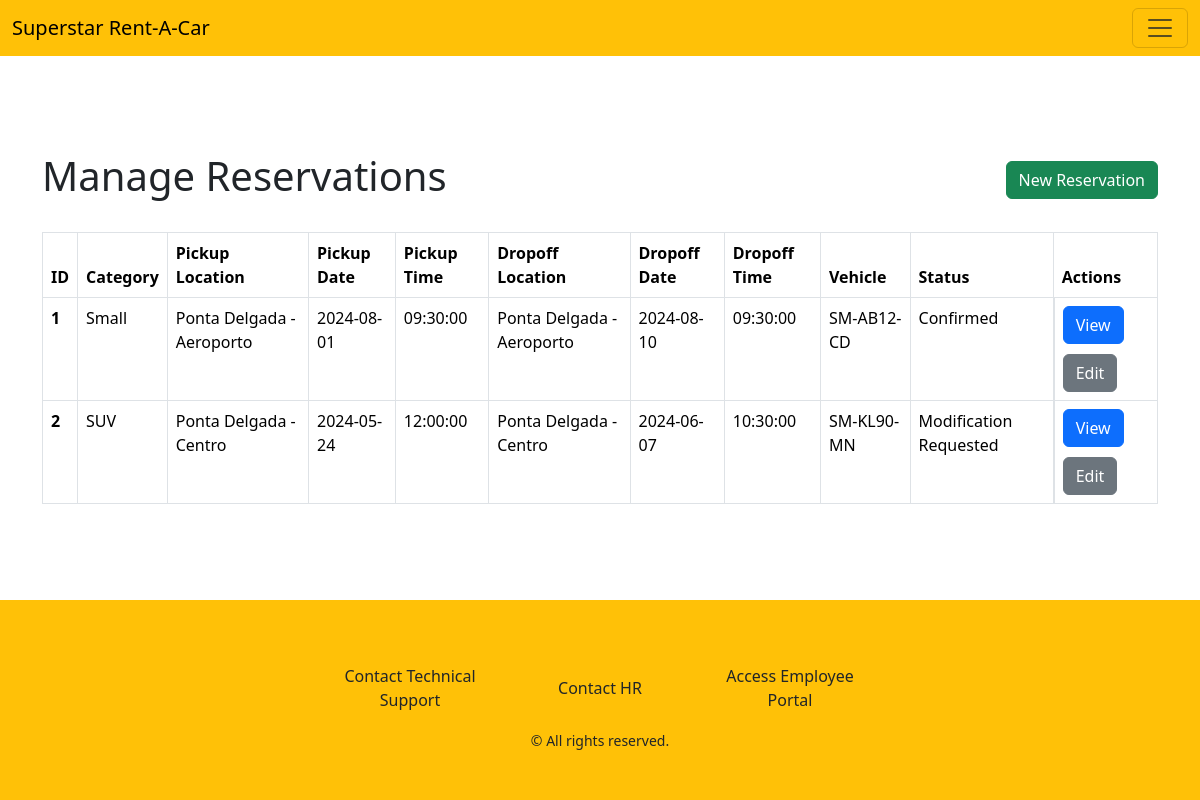
Screenshot of /project/src/html/admin/reservations.php (signed in) with the database file from the repository.
### tables this page shows
CREATE TABLE IF NOT EXISTS revision (
    id INT UNSIGNED NOT NULL AUTO_INCREMENT,
    category_id INT UNSIGNED NOT NULL,
    customer_id INT UNSIGNED NOT NULL,
    status_id INT UNSIGNED NOT NULL,
    pickupLocation_id INT UNSIGNED NOT NULL,
    dropoffLocation_id INT UNSIGNED NOT NULL,
    pickupDate DATE NOT NULL,
    dropoffDate DATE NOT NULL,
    pickupTime TIME NOT NULL,
    dropoffTime TIME NOT NULL,
    totalPrice DECIMAL(6,2) NOT NULL,
     
    vehicle_id INT UNSIGNED NOT NULL,
    submittedByUser_id INT UNSIGNED,
    submittedTimestamp TIMESTAMP NOT NULL DEFAULT CURRENT_TIMESTAMP,

     
    effectivePickupDate DATE,
    effectivePickupTime TIME,
    effectivePickupLocation_id INT UNSIGNED,
    givenByUser_id INT UNSIGNED,

     
    effectiveDropoffDate DATE,
    effectiveDropoffTime TIME,
    effectiveDropoffLocation_id INT UNSIGNED,
    collectedByUser_id INT UNSIGNED,
    
    billingAddress_id INT UNSIGNED NOT NULL,
    creditCard_id INT UNSIGNED NOT NULL,
    reservation_id INT UNSIGNED NOT NULL,
    PRIMARY KEY (id),
    CONSTRAINT fk_revision_category
        FOREIGN KEY (category_id)
        REFERENCES category(id),
    CONSTRAINT fk_revision_customer
        FOREIGN KEY (customer_id)
        REFERENCES customer(id),
    CONSTRAINT fk_revision_status
        FOREIGN KEY (status_id)
        REFERENCES status(id),
    CONSTRAINT fk_revision_pickupLocation
        FOREIGN KEY (pickupLocation_id)
        REFERENCES location(id),
    CONSTRAINT fk_revision_dropoffLocation
        FOREIGN KEY (dropoffLocation_id)
        REFERENCES location(id),
    CONSTRAINT fk_revision_vehicle
        FOREIGN KEY (vehicle_id)
        REFERENCES vehicle(id),
    CONSTRAINT fk_revision_user
        FOREIGN KEY (submittedByUser_id)
        REFERENCES user(id),
    CONSTRAINT fk_revision_effectivePickupLocation
        FOREIGN KEY (effectivePickupLocation_id)
        REFERENCES location(id),
    CONSTRAINT fk_revision_effectiveDropoffLocation
        FOREIGN KEY (effectiveDropoffLocation_id)
        REFERENCES location(id),
    CONSTRAINT fk_revision_collectedByUser
        FOREIGN KEY (collectedByUser_id)
        REFERENCES user(id),
    CONSTRAINT fk_revision_givenByUser
        FOREIGN KEY (givenByUser_id)
        REFERENCES user(id),
    CONSTRAINT fk_revision_billingAddress
        FOREIGN KEY (billingAddress_id)
        REFERENCES address(id),
    CONSTRAINT fk_revision_creditCard
        FOREIGN KEY (creditCard_id)
        REFERENCES creditCard(id),
    CONSTRAINT fk_revision_reservation
        FOREIGN KEY (reservation_id)
        REFERENCES reservation(id)
);

CREATE TABLE IF NOT EXISTS reservation (
    id INT UNSIGNED NOT NULL AUTO_INCREMENT,
    ownerUser_id INT UNSIGNED,
    PRIMARY KEY (id),
    CONSTRAINT fk_reservation_user
        FOREIGN KEY (ownerUser_id)
        REFERENCES user(id)
);

CREATE TABLE IF NOT EXISTS category (
    id INT UNSIGNED NOT NULL AUTO_INCREMENT PRIMARY KEY,
    name VARCHAR(45) NOT NULL,
    description VARCHAR(90) NOT NULL,
    dailyRate DECIMAL(5,2) NOT NULL,
    isArchived BOOLEAN NOT NULL DEFAULT FALSE
);

CREATE TABLE location (
    id INT UNSIGNED NOT NULL AUTO_INCREMENT,
    name VARCHAR(90) NOT NULL,
    address_id INT UNSIGNED NOT NULL,
    island_id INT UNSIGNED NOT NULL,
    isArchived BOOLEAN NOT NULL DEFAULT FALSE,
    PRIMARY KEY (id),
    CONSTRAINT fk_location_address
        FOREIGN KEY (address_id)
        REFERENCES address(id),
    CONSTRAINT fk_location_island
        FOREIGN KEY (island_id)
        REFERENCES island(id)
);

CREATE TABLE IF NOT EXISTS vehicle (
    id INT UNSIGNED NOT NULL AUTO_INCREMENT,
    plate VARCHAR(15) NOT NULL,
    category_id INT UNSIGNED,
    rentable BOOLEAN NOT NULL,
    island_id INT UNSIGNED NOT NULL,
    isArchived BOOLEAN NOT NULL DEFAULT FALSE,
    PRIMARY KEY (id),
    CONSTRAINT fk_vehicle_category
        FOREIGN KEY (category_id)
        REFERENCES category(id),
    CONSTRAINT fk_vehicle_island
        FOREIGN KEY (island_id)
        REFERENCES island(id),
    CONSTRAINT UNIQUE (plate)
);

CREATE TABLE IF NOT EXISTS status (
    id INT UNSIGNED NOT NULL AUTO_INCREMENT,
    statusName VARCHAR(45) NOT NULL,
    PRIMARY KEY (id)
);

### project/lib/RentACar/MyConnect.php (called while the page is built, shortened)
<?php
class MyConnect
{
    protected $connection;
    private static $instance = null;
    private function __construct()
    {
        $config = parse_ini_file('db.ini');
        $dbh = "mysql:host={$config['DBHOST']};dbname={$config['DBNAME']}";
        try {
            $this->connection = new \PDO($dbh, $config['DBUSER'], $config['DBPASS']);
            $this->connection->setAttribute(\PDO::ATTR_ERRMODE, \PDO::ERRMODE_EXCEPTION);
            $result = $this->connection->query('SELECT 1');
        } catch (\PDOException $e) {
            throw new \PDOException($e->getMessage(), (int)$e->getCode());
        }
    }
    public static function getInstance(): self
    {
        if (self::$instance == null) {
            self::$instance = new MyConnect();
        }
        return self::$instance;
    }
    public function query(string $sql)
    {
        return $this->connection->query($sql);
    }
}

### project/lib/RentACar/DBModel.php (called while the page is built, shortened)
<?php
trait DBModel
{
    protected ?int $id = null;
    public function getId(): int
    {
        return $this->id;
    }
    public static function find(int $id, string $tableName = ''): self
    {
        $connection = MyConnect::getInstance()->getConnection();
        $sql = "SELECT * FROM " . $tableName . " WHERE id = ?";
        $stmt = $connection->prepare($sql);
        $stmt->execute([$id]);
        $result = $stmt->fetchObject(static::class);
        return $result;
    }
    public function loadRelation(string $relationName, string $tableName = ''): self
    {
        if ($tableName === '') {
            $tableName = $relationName;
        }
        $className = 'RentACar\\' . self::snakeToCamel($tableName);
        $this->{$relationName} = $className::find($this->{$relationName . '_id'}, $tableName);
        return $this;
    }
    public static function rawSQL(string $sql): \PDOStatement
    {
        $connection = MyConnect::getInstance();
        return $connection->query($sql);
    }
    public static function snakeToCamel($string, $capitalizeFirstCharacter = true): string
    {
        $str = str_replace(' ', '', ucwords(str_replace('_', ' ', $string)));
        return $str;
    }
}

### project/lib/RentACar/Revision.php (called while the page is built, shortened)
<?php
class Revision
{
    protected ?string $pickupDate = null;
    protected ?string $dropoffDate = null;
    protected ?string $pickupTime = null;
    protected ?string $dropoffTime = null;
    protected ?int $vehicle_id = null;
    protected ?Reservation $reservation = null;
    protected ?Category $category = null;
    protected ?Status $status = null;
    protected ?Location $pickupLocation = null;
    protected ?Location $dropoffLocation = null;
    protected ?Vehicle $vehicle = null;
    public function getPickupDate(): string
    {
        return $this->pickupDate;
    }
    public function getDropoffDate(): string
    {
        return $this->dropoffDate;
    }
    public function getPickupTime(): string
    {
        return $this->pickupTime;
    }
    public function getDropoffTime(): string
    {
        return $this->dropoffTime;
    }
    public function getCategory(): Category
    {
        return $this->category;
    }
    public function getStatus(): Status
    {
        return $this->status;
    }
    public function getPickupLocation(): Location
    {
        return $this->pickupLocation;
    }
    public function getDropoffLocation(): Location
    {
        return $this->dropoffLocation;
    }
    public function getVehicle(): ?Vehicle
    {
        return $this->vehicle;
    }
    public function getReservation(): Reservation
    {
        return $this->reservation;
    }
    public function loadStatus(): self
    {
        try {
            $this->loadRelation('status');
        } catch(e) {
        }
        return $this;
    }
    public function loadCategory(): self
    {
        try {
            $this->loadRelation('category');
        } catch(e) {
        }
        return $this;
    }
    public function loadReservation(): self
    {
        try {
            $this->loadRelation('reservation');
        } catch(e) {
        }
        return $this;
    }
    public function loadPickupLocation(): self
    {
        try {
            $this->loadRelation('pickupLocation', 'location');
        } catch(e) {
        }
        return $this;
    }
    public function loadDropoffLocation(): self
    {
        try {
            $this->loadRelation('dropoffLocation', 'location');
        } catch(e) {
        }
        return $this;
    }
    public function loadVehicle(): self
    {
        try {
            if ($this->vehicle_id !== null) {
                $this->loadRelation('vehicle');
            }
        } catch(e) {
        }
        return $this;
    }
    public static function fetchAllLatestRevisions(): array
    {
        try {
            $revisions = [];
            $stmt = Revision::rawSQL("
                SELECT revision.* FROM revision
                LEFT OUTER JOIN (
                    SELECT reservation_id, max(submittedTimestamp) as maxSubmittedTimestamp
                        FROM revision
                        GROUP BY reservation_id
                ) latestRevision
                ON revision.reservation_id = latestRevision.reservation_id
                WHERE revision.submittedTimestamp = latestRevision.maxSubmittedTimestamp;
            ");
            while($row = $stmt->fetchObject(Revision::class)) {
                $revisions[] = $row;
            }
        } catch(e) {
        }
        return $revisions;
    }
}

### project/lib/RentACar/Category.php (called while the page is built, shortened)
<?php
class Category
{
    protected ?string $name = null;
    public function getName(): ?string
    {
        return $this->name;
    }
}

### project/lib/RentACar/Location.php (called while the page is built, shortened)
<?php
class Location
{
    protected ?string $name = null;
    public function getName()
    {
        return $this->name;
    }
}

### project/lib/RentACar/Vehicle.php (called while the page is built, shortened)
<?php
class Vehicle
{
    protected ?string $plate = null;
    public function getPlate(): string
    {
        return $this->plate;
    }
}

### project/lib/RentACar/Status.php (called while the page is built, shortened)
<?php
class Status
{
    protected ?string $statusName;
    public function getStatusName(): string
    {
        return $this->statusName;
    }
}

### project/src/html/admin/reservations.php (the view, shortened to what this page needs)
<?php
require_once $_SERVER['DOCUMENT_ROOT'] . '/src/html/components/header.php';
echo getHeader();
?>
<body>
    <?php include $_SERVER['DOCUMENT_ROOT'] . '/src/html/components/navbar.inc.php'; ?>
    <div class="container mt-5">
        <div class="d-flex flex-wrap justify-content-between align-items-center pt-5 mb-4">
            <h1>Manage Reservations</h1>
            <a class="btn btn-success" href="/src/html/admin/reservationNew.php">New Reservation</a>
        </div>
        <div class="table-responsive">
            <table class="table table-bordered">
                <thead>
                    <tr>
                        <th>ID</th>
                        <th>Category</th>
                        <th>Pickup Location</th>
                        <th>Pickup Date</th>
                        <th>Pickup Time</th>
                        <th>Dropoff Location</th>
                        <th>Dropoff Date</th>
                        <th>Dropoff Time</th>
                        <th>Vehicle</th>
                        <th>Status</th>
                        <th>Actions</th>
                    </tr>
                </thead>
                <tbody>
                    <?php $revisions = Revision::fetchAllLatestRevisions();
                    foreach ($revisions as $revision) {
                        $revision->loadCategory();
                        $revision->loadReservation();
                        $revision->loadVehicle();
                        $revision->loadPickupLocation();
                        $revision->loadDropoffLocation();
                        $reservationId = $revision->getReservation()->getId();
                    ?>
                        <tr>
                            <th><?php echo $reservationId; ?></th>
                            <td><?php echo $revision->getCategory()->getName(); ?></td>
                            <td><?php echo $revision->getPickupLocation()->getName(); ?></td>
                            <td><?php echo $revision->getPickupDate(); ?></td>
                            <td><?php echo $revision->getPickupTime(); ?></td>
                            <td><?php echo $revision->getDropoffLocation()->getName(); ?></td>
                            <td><?php echo $revision->getDropoffDate(); ?></td>
                            <td><?php echo $revision->getDropoffTime(); ?></td>
                            <td><?php echo $revision->getVehicle() === null ? null : $revision->getVehicle()->getPlate() ?></td>
                            <td><?php echo $revision->loadStatus()->getStatus()->getStatusName(); ?></td>
                            <td class="d-flex flex-wrap">
                                <a href="/src/html/admin/reservationView.php?reservationId=<?php echo $reservationId; ?>" class="btn btn-primary">View</a>
                                <a href="/src/html/admin/reservationEdit.php?reservationId=<?php echo $reservationId; ?>" class="btn btn-secondary">Edit</a>
                            </td>
                        </tr>
                    <?php } ?>
                </tbody>
            </table>
        </div>
    </div>
</body>
</html>

### project/src/css/style.css (style rules this page uses)
body { min-height: 100vh; display: flex; flex-direction: column; justify-content: space-between; }
body > .container { flex-grow: 1; }
.d-flex { gap: 10px; }

### rows the page displays
revision: reservation "1", category.name "Small", dropoffLocation.name "Ponta Delgada - Aeroporto", pickupDate "2024-08-01", pickupTime "09:30:00", dropoffDate "2024-08-10", dropoffTime "09:30:00", vehicle.plate "SM-AB12-CD", status.statusName "Confirmed"
revision: reservation "2", category.name "SUV", dropoffLocation.name "Ponta Delgada - Centro", pickupDate "2024-05-24", pickupTime "12:00:00", dropoffDate "2024-06-07", dropoffTime "10:30:00", vehicle.plate "SM-KL90-MN", status.statusName "Modification Requested"
